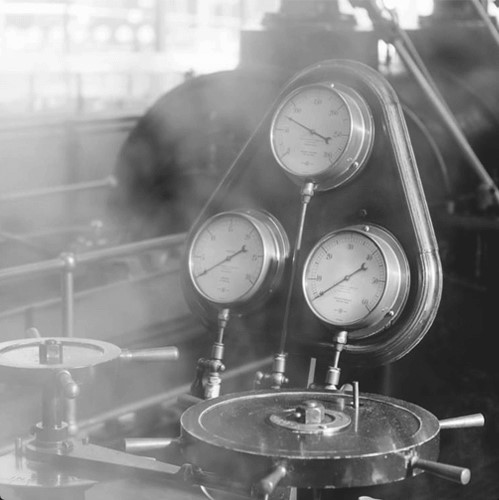
#> input picture VisaoComp/Imagens/valvula.jpg, 499 x 500 px
$ python 8_equalizandoimagens.py
#> lines starting #> are read from the running program, lines starting #| are printed output that depends on the picture
# -*- coding: utf-8 -*-
"""
Equalizando imagens

Digamos que você possui uma imagem em baixa qualidade e deseja melhorar
sua vizualização. Um dos métodos mais utilzados para tratar esse tipo de
problema é a equalização de imagens por histograms, que consiste em aumen
tar o contraste da imagem.

"""

import cv2
import numpy as np
from matplotlib import pyplot as grafico

imagemOriginal = cv2.imread("../Imagens/valvula.jpg", 0)
#> imagemOriginal is the input picture: shape (500, 499); min 21, max 255, mean 134.7
imagemEqualizada = cv2.equalizeHist(imagemOriginal)
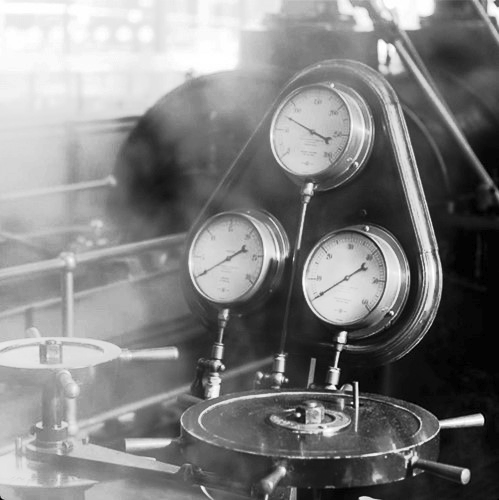
#> imagemEqualizada: shape (500, 499); min 0, max 255, mean 128.2

cv2.imshow("Imagem Original", imagemOriginal)
cv2.imshow("Imagem Equalizada", imagemEqualizada)

grafico.hist(imagemOriginal.ravel(), 256, [0,256])
grafico.figure();
grafico.hist(imagemEqualizada.ravel(), 256, [0,256])
grafico.show()
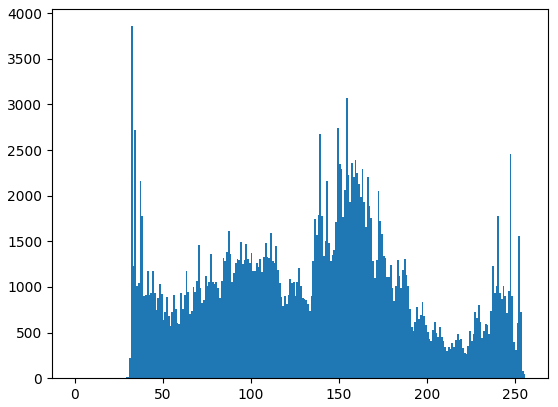
#> figure drawn by matplotlib, 1 panel; tallest bar 3858 high, from x = 32 to 33
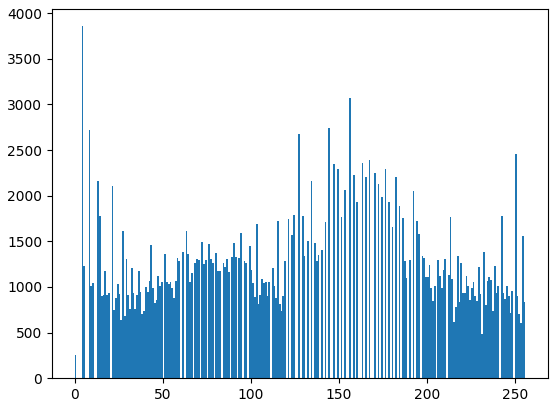
#> figure drawn by matplotlib, 1 panel; tallest bar 3858 high, from x = 4 to 5

$ run again, with VisaoComp/Imagens/ccd.jpg copied over VisaoComp/Imagens/valvula.jpg
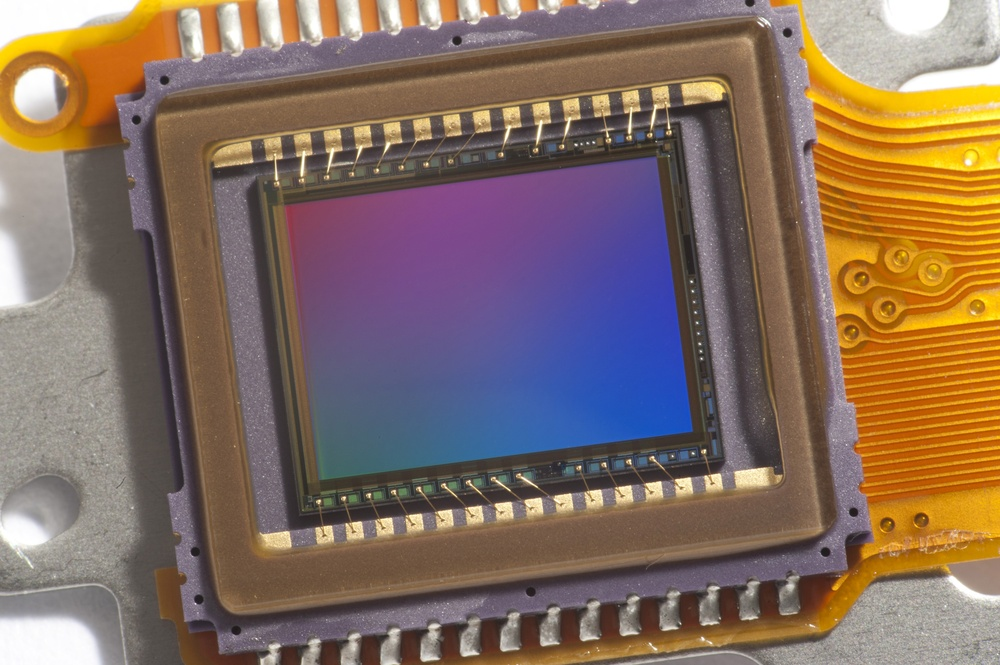
#> input picture VisaoComp/Imagens/ccd.jpg, 1000 x 665 px, shrunk from 3500 x 2329 before the run
#> `imagemEqualizada = cv2.equalizeHist(imagemOriginal)`:
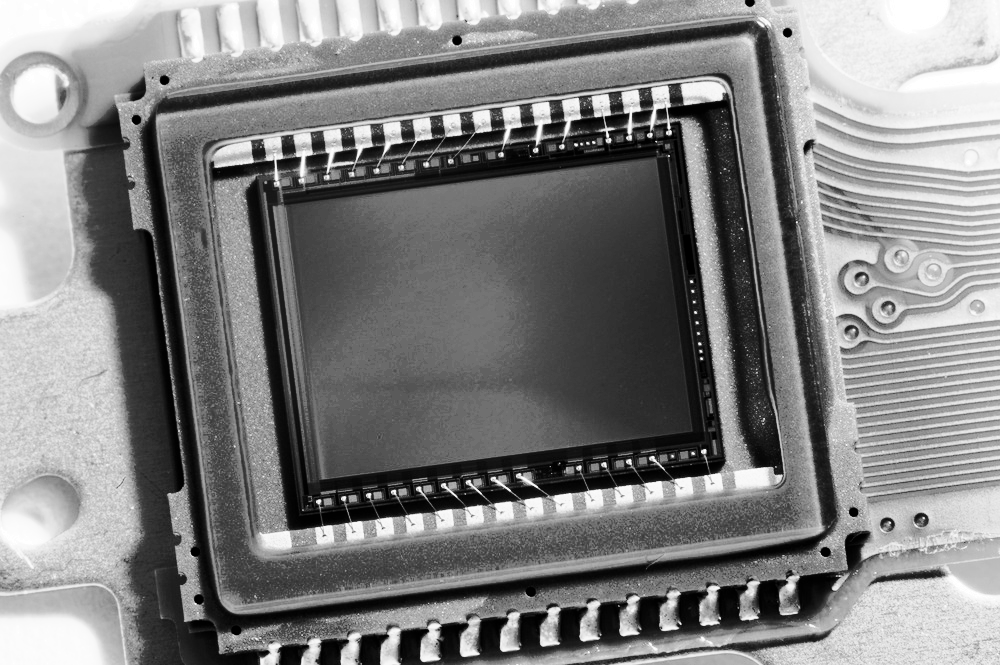
#> imagemEqualizada: shape (665, 1000); min 0, max 255, mean 128.7
#> `grafico.show()`:
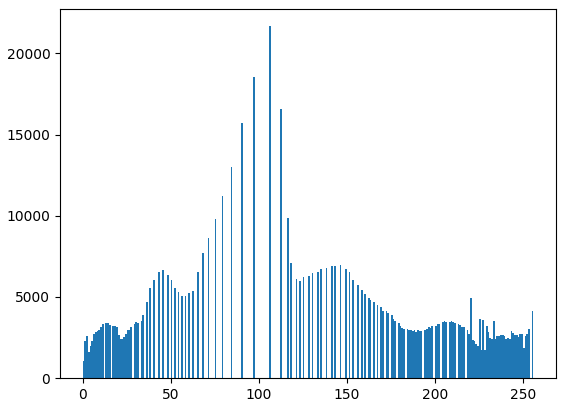
#> figure drawn by matplotlib, 1 panel; tallest bar 21666 high, from x = 106 to 107

$ run again, with VisaoComp/Imagens/frutas3.jpg copied over VisaoComp/Imagens/valvula.jpg
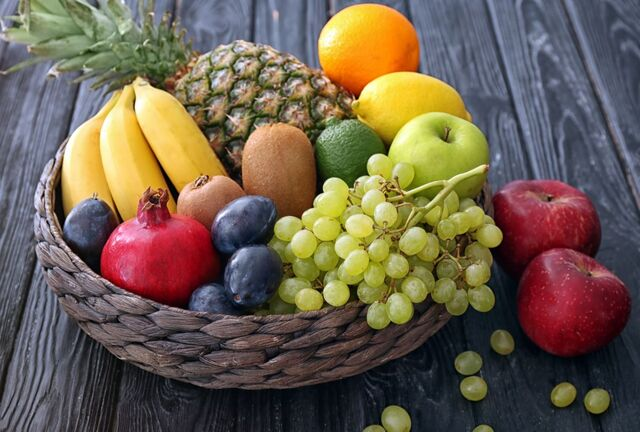
#> input picture VisaoComp/Imagens/frutas3.jpg, 640 x 432 px
#> `imagemEqualizada = cv2.equalizeHist(imagemOriginal)`:
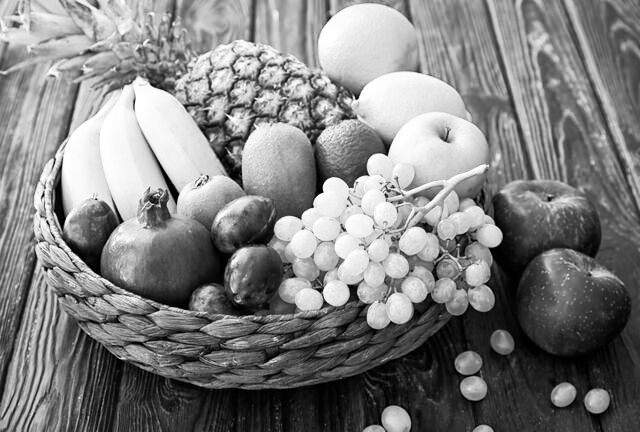
#> imagemEqualizada: shape (432, 640); min 0, max 255, mean 128.1
#> `grafico.show()`:
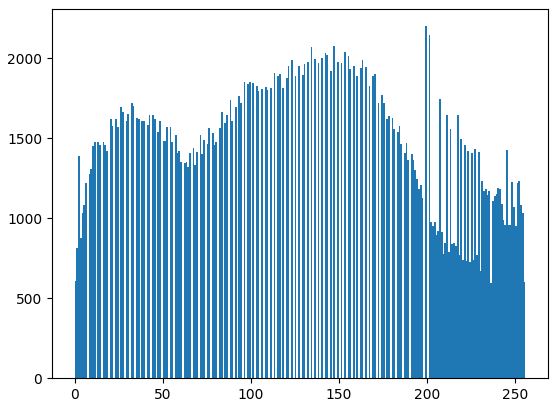
#> figure drawn by matplotlib, 1 panel; tallest bar 2201 high, from x = 199 to 200
